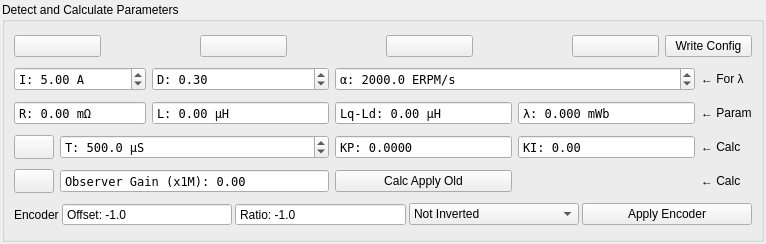
<?xml version="1.0" encoding="UTF-8"?>
<ui version="4.0">
 <class>DetectFoc</class>
 <widget class="QWidget" name="DetectFoc">
  <property name="geometry">
   <rect>
    <x>0</x>
    <y>0</y>
    <width>766</width>
    <height>244</height>
   </rect>
  </property>
  <property name="windowTitle">
   <string>Form</string>
  </property>
  <layout class="QVBoxLayout" name="verticalLayout">
   <property name="spacing">
    <number>3</number>
   </property>
   <property name="leftMargin">
    <number>2</number>
   </property>
   <property name="topMargin">
    <number>2</number>
   </property>
   <property name="rightMargin">
    <number>2</number>
   </property>
   <property name="bottomMargin">
    <number>2</number>
   </property>
   <item>
    <widget class="QGroupBox" name="groupBox">
     <property name="title">
      <string>Detect and Calculate Parameters</string>
     </property>
     <layout class="QGridLayout" name="gridLayout">
      <item row="1" column="0" colspan="2">
       <widget class="QDoubleSpinBox" name="currentBox">
        <property name="font">
         <font>
          <family>DejaVu Sans Mono</family>
         </font>
        </property>
        <property name="toolTip">
         <string>Current for starting</string>
        </property>
        <property name="prefix">
         <string>I: </string>
        </property>
        <property name="suffix">
         <string> A</string>
        </property>
        <property name="maximum">
         <double>100000.000000000000000</double>
        </property>
        <property name="value">
         <double>5.000000000000000</double>
        </property>
       </widget>
      </item>
      <item row="1" column="2">
       <widget class="QDoubleSpinBox" name="dutyBox">
        <property name="font">
         <font>
          <family>DejaVu Sans Mono</family>
         </font>
        </property>
        <property name="toolTip">
         <string>Duty cycle to sample at</string>
        </property>
        <property name="prefix">
         <string>D: </string>
        </property>
        <property name="suffix">
         <string/>
        </property>
        <property name="maximum">
         <double>1.000000000000000</double>
        </property>
        <property name="singleStep">
         <double>0.050000000000000</double>
        </property>
        <property name="value">
         <double>0.300000000000000</double>
        </property>
       </widget>
      </item>
      <item row="1" column="3" colspan="2">
       <widget class="QDoubleSpinBox" name="erpmBox">
        <property name="font">
         <font>
          <family>DejaVu Sans Mono</family>
         </font>
        </property>
        <property name="toolTip">
         <string>&lt;html&gt;&lt;head/&gt;&lt;body&gt;&lt;p&gt;ERPM/sec to ramp up the motor in openloop mode with.&lt;/p&gt;&lt;/body&gt;&lt;/html&gt;</string>
        </property>
        <property name="prefix">
         <string>α: </string>
        </property>
        <property name="suffix">
         <string> ERPM/s</string>
        </property>
        <property name="decimals">
         <number>1</number>
        </property>
        <property name="maximum">
         <double>100000.000000000000000</double>
        </property>
        <property name="singleStep">
         <double>10.000000000000000</double>
        </property>
        <property name="value">
         <double>2000.000000000000000</double>
        </property>
       </widget>
      </item>
      <item row="1" column="5">
       <widget class="QLabel" name="label_2">
        <property name="text">
         <string>← For λ</string>
        </property>
       </widget>
      </item>
      <item row="2" column="0" colspan="2">
       <widget class="QDoubleSpinBox" name="resistanceBox">
        <property name="sizePolicy">
         <sizepolicy hsizetype="MinimumExpanding" vsizetype="Fixed">
          <horstretch>0</horstretch>
          <verstretch>0</verstretch>
         </sizepolicy>
        </property>
        <property name="font">
         <font>
          <family>DejaVu Sans Mono</family>
         </font>
        </property>
        <property name="toolTip">
         <string>Motor resistance</string>
        </property>
        <property name="readOnly">
         <bool>true</bool>
        </property>
        <property name="buttonSymbols">
         <enum>QAbstractSpinBox::ButtonSymbols::NoButtons</enum>
        </property>
        <property name="prefix">
         <string>R: </string>
        </property>
        <property name="suffix">
         <string> mΩ</string>
        </property>
        <property name="decimals">
         <number>2</number>
        </property>
        <property name="maximum">
         <double>100000.000000000000000</double>
        </property>
        <property name="singleStep">
         <double>0.001000000000000</double>
        </property>
       </widget>
      </item>
      <item row="2" column="2">
       <widget class="QDoubleSpinBox" name="inductanceBox">
        <property name="sizePolicy">
         <sizepolicy hsizetype="MinimumExpanding" vsizetype="Fixed">
          <horstretch>0</horstretch>
          <verstretch>0</verstretch>
         </sizepolicy>
        </property>
        <property name="font">
         <font>
          <family>DejaVu Sans Mono</family>
         </font>
        </property>
        <property name="toolTip">
         <string>Motor inductance</string>
        </property>
        <property name="wrapping">
         <bool>false</bool>
        </property>
        <property name="readOnly">
         <bool>true</bool>
        </property>
        <property name="buttonSymbols">
         <enum>QAbstractSpinBox::ButtonSymbols::NoButtons</enum>
        </property>
        <property name="prefix">
         <string>L: </string>
        </property>
        <property name="suffix">
         <string> µH</string>
        </property>
        <property name="maximum">
         <double>100000.000000000000000</double>
        </property>
       </widget>
      </item>
      <item row="2" column="3">
       <widget class="QDoubleSpinBox" name="inductanceDiffBox">
        <property name="sizePolicy">
         <sizepolicy hsizetype="MinimumExpanding" vsizetype="Fixed">
          <horstretch>0</horstretch>
          <verstretch>0</verstretch>
         </sizepolicy>
        </property>
        <property name="font">
         <font>
          <family>DejaVu Sans Mono</family>
         </font>
        </property>
        <property name="readOnly">
         <bool>true</bool>
        </property>
        <property name="buttonSymbols">
         <enum>QAbstractSpinBox::ButtonSymbols::NoButtons</enum>
        </property>
        <property name="prefix">
         <string>Lq-Ld: </string>
        </property>
        <property name="suffix">
         <string> µH</string>
        </property>
        <property name="maximum">
         <double>999999.000000000000000</double>
        </property>
       </widget>
      </item>
      <item row="2" column="4">
       <widget class="QDoubleSpinBox" name="lambdaBox">
        <property name="sizePolicy">
         <sizepolicy hsizetype="MinimumExpanding" vsizetype="Fixed">
          <horstretch>0</horstretch>
          <verstretch>0</verstretch>
         </sizepolicy>
        </property>
        <property name="font">
         <font>
          <family>DejaVu Sans Mono</family>
         </font>
        </property>
        <property name="toolTip">
         <string>Motor flux linkage</string>
        </property>
        <property name="readOnly">
         <bool>true</bool>
        </property>
        <property name="buttonSymbols">
         <enum>QAbstractSpinBox::ButtonSymbols::NoButtons</enum>
        </property>
        <property name="prefix">
         <string>λ: </string>
        </property>
        <property name="suffix">
         <string> mWb</string>
        </property>
        <property name="decimals">
         <number>3</number>
        </property>
        <property name="maximum">
         <double>100.000000000000000</double>
        </property>
        <property name="singleStep">
         <double>0.000100000000000</double>
        </property>
       </widget>
      </item>
      <item row="2" column="5">
       <widget class="QLabel" name="label">
        <property name="text">
         <string>← Param</string>
        </property>
       </widget>
      </item>
      <item row="3" column="0">
       <widget class="QPushButton" name="calcKpKiButton">
        <property name="sizePolicy">
         <sizepolicy hsizetype="Fixed" vsizetype="Minimum">
          <horstretch>0</horstretch>
          <verstretch>0</verstretch>
         </sizepolicy>
        </property>
        <property name="toolTip">
         <string>Calculate KP and KI (requires R and L)</string>
        </property>
        <property name="text">
         <string/>
        </property>
       </widget>
      </item>
      <item row="3" column="1" colspan="2">
       <widget class="QDoubleSpinBox" name="tcBox">
        <property name="sizePolicy">
         <sizepolicy hsizetype="MinimumExpanding" vsizetype="Fixed">
          <horstretch>0</horstretch>
          <verstretch>0</verstretch>
         </sizepolicy>
        </property>
        <property name="font">
         <font>
          <family>DejaVu Sans Mono</family>
         </font>
        </property>
        <property name="toolTip">
         <string>Time constant for calculating KP and KI</string>
        </property>
        <property name="prefix">
         <string>T: </string>
        </property>
        <property name="suffix">
         <string> µS</string>
        </property>
        <property name="decimals">
         <number>1</number>
        </property>
        <property name="maximum">
         <double>100000.000000000000000</double>
        </property>
        <property name="singleStep">
         <double>100.000000000000000</double>
        </property>
        <property name="value">
         <double>500.000000000000000</double>
        </property>
       </widget>
      </item>
      <item row="3" column="3">
       <widget class="QDoubleSpinBox" name="kpBox">
        <property name="font">
         <font>
          <family>DejaVu Sans Mono</family>
         </font>
        </property>
        <property name="toolTip">
         <string>Current control KP</string>
        </property>
        <property name="readOnly">
         <bool>true</bool>
        </property>
        <property name="buttonSymbols">
         <enum>QAbstractSpinBox::ButtonSymbols::NoButtons</enum>
        </property>
        <property name="prefix">
         <string>KP: </string>
        </property>
        <property name="suffix">
         <string/>
        </property>
        <property name="decimals">
         <number>4</number>
        </property>
        <property name="maximum">
         <double>1000.000000000000000</double>
        </property>
        <property name="singleStep">
         <double>0.010000000000000</double>
        </property>
        <property name="value">
         <double>0.000000000000000</double>
        </property>
       </widget>
      </item>
      <item row="3" column="4">
       <widget class="QDoubleSpinBox" name="kiBox">
        <property name="font">
         <font>
          <family>DejaVu Sans Mono</family>
         </font>
        </property>
        <property name="toolTip">
         <string>Current control KI</string>
        </property>
        <property name="readOnly">
         <bool>true</bool>
        </property>
        <property name="buttonSymbols">
         <enum>QAbstractSpinBox::ButtonSymbols::NoButtons</enum>
        </property>
        <property name="prefix">
         <string>KI: </string>
        </property>
        <property name="suffix">
         <string/>
        </property>
        <property name="decimals">
         <number>2</number>
        </property>
        <property name="maximum">
         <double>100000.000000000000000</double>
        </property>
        <property name="singleStep">
         <double>1.000000000000000</double>
        </property>
        <property name="value">
         <double>0.000000000000000</double>
        </property>
       </widget>
      </item>
      <item row="3" column="5">
       <widget class="QLabel" name="label_3">
        <property name="text">
         <string>← Calc</string>
        </property>
       </widget>
      </item>
      <item row="4" column="0">
       <widget class="QPushButton" name="calcGainButton">
        <property name="sizePolicy">
         <sizepolicy hsizetype="Fixed" vsizetype="Minimum">
          <horstretch>0</horstretch>
          <verstretch>0</verstretch>
         </sizepolicy>
        </property>
        <property name="toolTip">
         <string>Calculate Observer Gain (requires λ)</string>
        </property>
        <property name="text">
         <string/>
        </property>
       </widget>
      </item>
      <item row="4" column="1" colspan="2">
       <widget class="QDoubleSpinBox" name="obsGainBox">
        <property name="font">
         <font>
          <family>DejaVu Sans Mono</family>
         </font>
        </property>
        <property name="toolTip">
         <string>Observer gain</string>
        </property>
        <property name="readOnly">
         <bool>true</bool>
        </property>
        <property name="buttonSymbols">
         <enum>QAbstractSpinBox::ButtonSymbols::NoButtons</enum>
        </property>
        <property name="prefix">
         <string>Observer Gain (x1M): </string>
        </property>
        <property name="suffix">
         <string/>
        </property>
        <property name="maximum">
         <double>10000.000000000000000</double>
        </property>
       </widget>
      </item>
      <item row="4" column="3">
       <widget class="QPushButton" name="calcApplyLocalButton">
        <property name="toolTip">
         <string>Calculate KP, KI and Observer Gain from the entered settings and the time constant, and apply them.</string>
        </property>
        <property name="text">
         <string>Calc Apply Old</string>
        </property>
       </widget>
      </item>
      <item row="4" column="5">
       <widget class="QLabel" name="label_4">
        <property name="text">
         <string>← Calc</string>
        </property>
       </widget>
      </item>
      <item row="0" column="0" colspan="6">
       <layout class="QHBoxLayout" name="horizontalLayout">
        <item>
         <widget class="QPushButton" name="helpButton">
          <property name="toolTip">
           <string>Show help</string>
          </property>
          <property name="text">
           <string/>
          </property>
          <property name="iconSize">
           <size>
            <width>16</width>
            <height>16</height>
           </size>
          </property>
         </widget>
        </item>
        <item>
         <widget class="QPushButton" name="pushButton">
          <property name="enabled">
           <bool>false</bool>
          </property>
          <property name="text">
           <string/>
          </property>
          <property name="icon">
           <iconset resource="../res.qrc">
            <normaloff>:/res/icons/arrow_r.png</normaloff>
            <disabledoff>:/res/icons/arrow_r.png</disabledoff>
            <disabledon>:/res/icons/arrow_r.png</disabledon>:/res/icons/arrow_r.png</iconset>
          </property>
          <property name="iconSize">
           <size>
            <width>45</width>
            <height>16</height>
           </size>
          </property>
          <property name="flat">
           <bool>true</bool>
          </property>
         </widget>
        </item>
        <item>
         <widget class="QPushButton" name="rlButton">
          <property name="toolTip">
           <string>Measure resistance and inductance</string>
          </property>
          <property name="text">
           <string/>
          </property>
          <property name="iconSize">
           <size>
            <width>20</width>
            <height>16</height>
           </size>
          </property>
         </widget>
        </item>
        <item>
         <widget class="QPushButton" name="pushButton_2">
          <property name="enabled">
           <bool>false</bool>
          </property>
          <property name="text">
           <string/>
          </property>
          <property name="icon">
           <iconset resource="../res.qrc">
            <normaloff>:/res/icons/arrow_r.png</normaloff>
            <disabledoff>:/res/icons/arrow_r.png</disabledoff>
            <disabledon>:/res/icons/arrow_r.png</disabledon>:/res/icons/arrow_r.png</iconset>
          </property>
          <property name="iconSize">
           <size>
            <width>45</width>
            <height>16</height>
           </size>
          </property>
          <property name="flat">
           <bool>true</bool>
          </property>
         </widget>
        </item>
        <item>
         <widget class="QPushButton" name="lambdaButton">
          <property name="toolTip">
           <string>Measure flux linkage</string>
          </property>
          <property name="text">
           <string/>
          </property>
          <property name="iconSize">
           <size>
            <width>20</width>
            <height>16</height>
           </size>
          </property>
         </widget>
        </item>
        <item>
         <widget class="QPushButton" name="pushButton_3">
          <property name="enabled">
           <bool>false</bool>
          </property>
          <property name="text">
           <string/>
          </property>
          <property name="icon">
           <iconset resource="../res.qrc">
            <normaloff>:/res/icons/arrow_r.png</normaloff>
            <disabledoff>:/res/icons/arrow_r.png</disabledoff>
            <disabledon>:/res/icons/arrow_r.png</disabledon>:/res/icons/arrow_r.png</iconset>
          </property>
          <property name="iconSize">
           <size>
            <width>45</width>
            <height>16</height>
           </size>
          </property>
          <property name="flat">
           <bool>true</bool>
          </property>
         </widget>
        </item>
        <item>
         <widget class="QPushButton" name="applyAllButton">
          <property name="sizePolicy">
           <sizepolicy hsizetype="Minimum" vsizetype="Fixed">
            <horstretch>0</horstretch>
            <verstretch>0</verstretch>
           </sizepolicy>
          </property>
          <property name="toolTip">
           <string>Calculate and apply all parameters</string>
          </property>
          <property name="text">
           <string/>
          </property>
          <property name="iconSize">
           <size>
            <width>50</width>
            <height>16</height>
           </size>
          </property>
         </widget>
        </item>
        <item>
         <widget class="QPushButton" name="writeConfigButton">
          <property name="sizePolicy">
           <sizepolicy hsizetype="Minimum" vsizetype="Fixed">
            <horstretch>0</horstretch>
            <verstretch>0</verstretch>
           </sizepolicy>
          </property>
          <property name="text">
           <string>Write Config</string>
          </property>
          <property name="icon">
           <iconset resource="../res.qrc">
            <normaloff>:/res/icons/Download-96.png</normaloff>:/res/icons/Download-96.png</iconset>
          </property>
         </widget>
        </item>
       </layout>
      </item>
      <item row="5" column="0" colspan="6">
       <layout class="QHBoxLayout" name="horizontalLayout_2" stretch="0,1,1,1,1">
        <property name="spacing">
         <number>3</number>
        </property>
        <item>
         <widget class="QLabel" name="label_5">
          <property name="text">
           <string>Encoder</string>
          </property>
         </widget>
        </item>
        <item>
         <widget class="QDoubleSpinBox" name="encOffsetBox">
          <property name="readOnly">
           <bool>true</bool>
          </property>
          <property name="buttonSymbols">
           <enum>QAbstractSpinBox::ButtonSymbols::NoButtons</enum>
          </property>
          <property name="prefix">
           <string>Offset: </string>
          </property>
          <property name="decimals">
           <number>1</number>
          </property>
          <property name="minimum">
           <double>-1.000000000000000</double>
          </property>
          <property name="maximum">
           <double>360.000000000000000</double>
          </property>
          <property name="value">
           <double>-1.000000000000000</double>
          </property>
         </widget>
        </item>
        <item>
         <widget class="QDoubleSpinBox" name="encRatioBox">
          <property name="readOnly">
           <bool>true</bool>
          </property>
          <property name="buttonSymbols">
           <enum>QAbstractSpinBox::ButtonSymbols::NoButtons</enum>
          </property>
          <property name="prefix">
           <string>Ratio: </string>
          </property>
          <property name="decimals">
           <number>1</number>
          </property>
          <property name="minimum">
           <double>-1.000000000000000</double>
          </property>
          <property name="maximum">
           <double>100000.000000000000000</double>
          </property>
          <property name="value">
           <double>-1.000000000000000</double>
          </property>
         </widget>
        </item>
        <item>
         <widget class="QComboBox" name="encInvertedBox">
          <item>
           <property name="text">
            <string>Not Inverted</string>
           </property>
          </item>
          <item>
           <property name="text">
            <string>Inverted</string>
           </property>
          </item>
         </widget>
        </item>
        <item>
         <widget class="QPushButton" name="encApplyButton">
          <property name="text">
           <string>Apply Encoder</string>
          </property>
         </widget>
        </item>
       </layout>
      </item>
     </layout>
    </widget>
   </item>
  </layout>
 </widget>
 <resources>
  <include location="../res.qrc"/>
 </resources>
 <connections/>
</ui>
